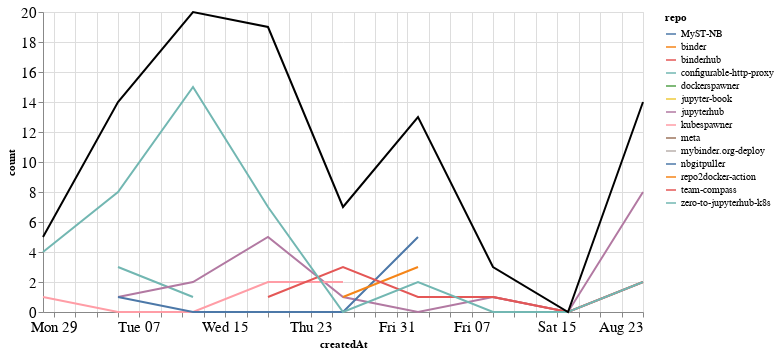

Notebook cell for this chart:
### Markdown cell above
## Comments

### Code cell
comments_time = comments.groupby('repo').resample('W', on='createdAt').count()['author'].reset_index()
comments_time = comments_time.rename(columns={'author': 'count'})
comments_time_total = comments_time.groupby('createdAt').agg({"count": "sum"}).reset_index()
ch1 = alt.Chart(comments_time, width=600).mark_line().encode(
    x='createdAt',
    y='count',
    color='repo',
    tooltip="repo"
)

ch2 = alt.Chart(comments_time_total, width=600).mark_line(color="black").encode(
    x='createdAt',
    y='count',
)

ch1 + ch2

### Figure 1 — Vega-Lite specification as saved in the notebook (floating-point values rounded to 4 significant figures)
{"config": {"axisLeft": {"labelFontSize": 15}, "axisBottom": {"labelFontSize": 15}}, "layer": [{"data": {"name": "data-f8b617290baf86e38a4007d34f49dcc2"}, "mark": "line", "encoding": {"color": {"type": "nominal", "field": "repo"}, "tooltip": {"type": "nominal", "field": "repo"}, "x": {"type": "temporal", "field": "createdAt"}, "y": {"type": "quantitative", "field": "count"}}, "width": 600}, {"data": {"name": "data-18f04f714259aea18fc8e8f4147e5e98"}, "mark": {"type": "line", "color": "black"}, "encoding": {"x": {"type": "temporal", "field": "createdAt"}, "y": {"type": "quantitative", "field": "count"}}, "width": 600}], "$schema": "https://vega.github.io/schema/vega-lite/v4.8.1.json", "datasets": {"data-f8b617290baf86e38a4007d34f49dcc2": [{"repo": "MyST-NB", "createdAt": "2020-08-02T00:00:00", "count": 2}, {"repo": "binder", "createdAt": "2020-07-19T00:00:00", "count": 2}, {"repo": "binderhub", "createdAt": "2020-08-09T00:00:00", "count": 1}, {"repo": "binderhub", "createdAt": "2020-08-16T00:00:00", "count": 0}, {"repo": "binderhub", "createdAt": "2020-08-23T00:00:00", "count": 2}, {"repo": "configurable-http-proxy", "createdAt": "2020-07-05T00:00:00", "count": 3}, {"repo": "configurable-http-proxy", "createdAt": "2020-07-12T00:00:00", "count": 1}, {"repo": "dockerspawner", "createdAt": "2020-07-05T00:00:00", "count": 1}, {"repo": "jupyter-book", "createdAt": "2020-07-12T00:00:00", "count": 1}, {"repo": "jupyterhub", "createdAt": "2020-07-05T00:00:00", "count": 1}, {"repo": "jupyterhub", "createdAt": "2020-07-12T00:00:00", "count": 2}, {"repo": "jupyterhub", "createdAt": "2020-07-19T00:00:00", "count": 5}, {"repo": "jupyterhub", "createdAt": "2020-07-26T00:00:00", "count": 1}, {"repo": "jupyterhub", "createdAt": "2020-08-02T00:00:00", "count": 0}, {"repo": "jupyterhub", "createdAt": "2020-08-09T00:00:00", "count": 1}, {"repo": "jupyterhub", "createdAt": "2020-08-16T00:00:00", "count": 0}, {"repo": "jupyterhub", "createdAt": "2020-08-23T00:00:00", "count": 8}, {"repo": "kubespawner", "createdAt": "2020-06-28T00:00:00", "count": 1}, {"repo": "kubespawner", "createdAt": "2020-07-05T00:00:00", "count": 0}, {"repo": "kubespawner", "createdAt": "2020-07-12T00:00:00", "count": 0}, {"repo": "kubespawner", "createdAt": "2020-07-19T00:00:00", "count": 2}, {"repo": "kubespawner", "createdAt": "2020-07-26T00:00:00", "count": 2}, {"repo": "meta", "createdAt": "2020-07-19T00:00:00", "count": 2}, {"repo": "mybinder.org-deploy", "createdAt": "2020-07-12T00:00:00", "count": 1}, {"repo": "nbgitpuller", "createdAt": "2020-07-05T00:00:00", "count": 1}, {"repo": "nbgitpuller", "createdAt": "2020-07-12T00:00:00", "count": 0}, {"repo": "nbgitpuller", "createdAt": "2020-07-19T00:00:00", "count": 0}, {"repo": "nbgitpuller", "createdAt": "2020-07-26T00:00:00", "count": 0}, {"repo": "nbgitpuller", "createdAt": "2020-08-02T00:00:00", "count": 5}, {"repo": "repo2docker-action", "createdAt": "2020-07-26T00:00:00", "count": 1}, {"repo": "repo2docker-action", "createdAt": "2020-08-02T00:00:00", "count": 3}, {"repo": "team-compass", "createdAt": "2020-07-19T00:00:00", "count": 1}, {"repo": "team-compass", "createdAt": "2020-07-26T00:00:00", "count": 3}, {"repo": "team-compass", "createdAt": "2020-08-02T00:00:00", "count": 1}, {"repo": "team-compass", "createdAt": "2020-08-09T00:00:00", "count": 1}, {"repo": "team-compass", "createdAt": "2020-08-16T00:00:00", "count": 0}, {"repo": "team-compass", "createdAt": "2020-08-23T00:00:00", "count": 2}, {"repo": "zero-to-jupyterhub-k8s", "createdAt": "2020-06-28T00:00:00", "count": 4}, {"repo": "zero-to-jupyterhub-k8s", "createdAt": "2020-07-05T00:00:00", "count": 8}, {"repo": "zero-to-jupyterhub-k8s", "createdAt": "2020-07-12T00:00:00", "count": 15}, {"repo": "zero-to-jupyterhub-k8s", "createdAt": "2020-07-19T00:00:00", "count": 7}, {"repo": "zero-to-jupyterhub-k8s", "createdAt": "2020-07-26T00:00:00", "count": 0}, {"repo": "zero-to-jupyterhub-k8s", "createdAt": "2020-08-02T00:00:00", "count": 2}, {"repo": "zero-to-jupyterhub-k8s", "createdAt": "2020-08-09T00:00:00", "count": 0}, {"repo": "zero-to-jupyterhub-k8s", "createdAt": "2020-08-16T00:00:00", "count": 0}, {"repo": "zero-to-jupyterhub-k8s", "createdAt": "2020-08-23T00:00:00", "count": 2}], "data-18f04f714259aea18fc8e8f4147e5e98": [{"createdAt": "2020-06-28T00:00:00", "count": 5}, {"createdAt": "2020-07-05T00:00:00", "count": 14}, {"createdAt": "2020-07-12T00:00:00", "count": 20}, {"createdAt": "2020-07-19T00:00:00", "count": 19}, {"createdAt": "2020-07-26T00:00:00", "count": 7}, {"createdAt": "2020-08-02T00:00:00", "count": 13}, {"createdAt": "2020-08-09T00:00:00", "count": 3}, {"createdAt": "2020-08-16T00:00:00", "count": 0}, {"createdAt": "2020-08-23T00:00:00", "count": 14}]}}
